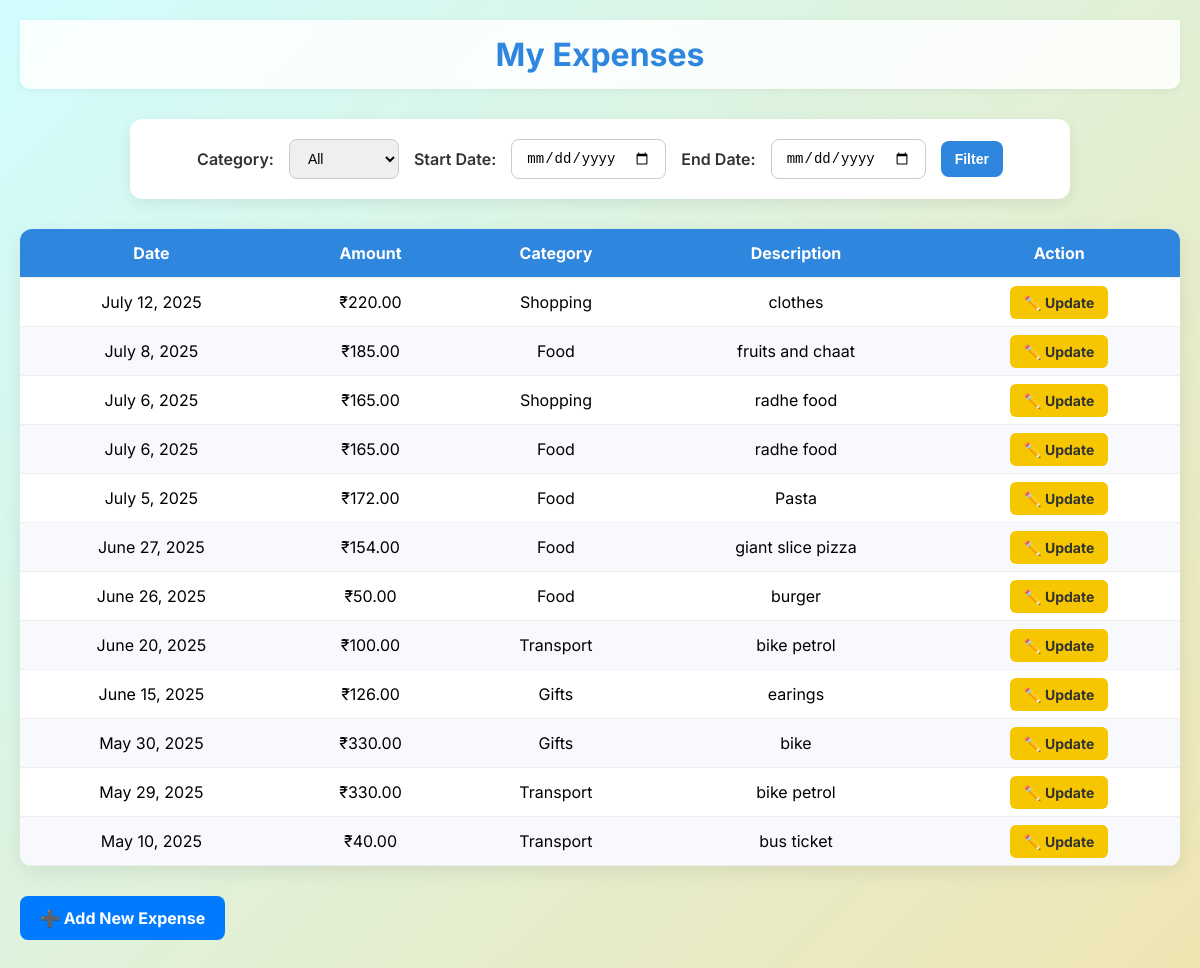
The page /expenses/ (signed in) on the database its author committed.
### expenses/models.py (models this page shows, shortened)
class Expenses(models.Model):
    CATEGORY_CHOICES = [
        ('Gifts', 'Gifts'),
        ('Food', 'Food'),
        ('Shopping', 'Shopping'),
        ('Transport', 'Transport'),
    ]
    user = models.ForeignKey(User, on_delete=models.CASCADE)
    expense_name = models.CharField(max_length=100)
    amount = models.DecimalField(max_digits=10, decimal_places=2)
    category = models.CharField(max_length=20, choices=CATEGORY_CHOICES)
    date = models.DateField()
    group = models.ForeignKey(ExpenseGroup, on_delete=models.SET_NULL, null=True, blank=True)
    is_split = models.BooleanField(default=False)  # To mark auto-created splits

### expenses/views.py (the view)
# urls.py: path('', views.expense_list, name='expense_list'),
@login_required
def expense_list(request):
    expenses = Expenses.objects.filter(user=request.user).order_by('-date')
    category = request.GET.get('category')
    start_date = request.GET.get('start_date')
    end_date = request.GET.get('end_date')
    if category:
        expenses = expenses.filter(category=category)
    if start_date:
        expenses = expenses.filter(date__gte=start_date)
    if end_date:
        expenses = expenses.filter(date__lte=end_date)
    categories = Expenses.CATEGORY_CHOICES
    context = {
        'expenses': expenses,
        'categories': categories,
        'selected_category': category,
        'start_date': start_date,
        'end_date': end_date,
    }
    return render(request, 'expense_list.html', context)

### expenses/templates/expense_list.html (shortened to what this page needs)
<!DOCTYPE html>
<html lang="en">
<head>
</head>
<body>
  <div class="page-wrapper">
    <div id="sticky-header">
      <h2>My Expenses</h2>
    </div>
    <form method="get">
      <label>Category:</label>
      <select name="category">
        <option value="">All</option>
      </select>
      <label>Start Date:</label>
      <input type="date" name="start_date" value="{{ start_date }}" />
      <label>End Date:</label>
      <input type="date" name="end_date" value="{{ end_date }}" />
      <button type="submit">Filter</button>
    </form>
    <table>
      <thead>
        <tr>
          <th>Date</th>
          <th>Amount</th>
          <th>Category</th>
          <th>Description</th>
          <th>Action</th>
        </tr>
      </thead>
      <tbody>
        {% for expense in expenses %}
        <tr>
          <td>{{ expense.date }}</td>
          <td>₹{{ expense.amount }}</td>
          <td>{{ expense.category }}</td>
          <td>{{ expense.expense_name }}</td>
          <td>
            <a href="{% url 'update_expense' expense.id %}" class="update-btn">✏️ Update</a>
          </td>
        </tr>
        {% empty %}
        <tr>
          <td colspan="5">No expenses found.</td>
        </tr>
        {% endfor %}
      </tbody>
    </table>
    <a href="{% url 'add_expense' %}" class="add-expense">➕ Add New Expense</a>
  </div>
</body>
</html>

### expenses/templates/expense_list.html (style rules this page uses)
body { font-family: 'Inter', sans-serif; margin: 0; padding: 0; background: linear-gradient(-45deg, #74ebd5, #ACB6E5, #fddb92, #d1fdff); background-size: 400% 400%; animation: gradientBG 15s ease infinite; min-height: 100vh; overflow-x: hidden; }
.page-wrapper { padding: 20px; padding-bottom: 150px; }
#sticky-header { position: sticky; top: 0; background: rgba(255, 255, 255, 0.85); backdrop-filter: blur(5px); padding: 15px 0; text-align: center; z-index: 999; border-radius: 0 0 10px 10px; box-shadow: 0 2px 8px rgba(0,0,0,0.05); }
#sticky-header h2 { margin: 0; font-size: 2rem; color: #2e86de; }
form { display: flex; justify-content: center; align-items: center; gap: 15px; flex-wrap: wrap; margin: 30px auto; padding: 20px; background: white; border-radius: 12px; box-shadow: 0 4px 14px rgba(0, 0, 0, 0.08); max-width: 900px; }
form label { font-weight: 600; color: #333; }
form select, form input[type='date'], form button { padding: 10px 14px; border-radius: 8px; border: 1px solid #ccc; font-size: 14px; }
form button { background-color: #2e86de; color: white; font-weight: 600; cursor: pointer; border: none; transition: background 0.3s ease; }
table { width: 100%; border-collapse: collapse; background-color: #fff; border-radius: 12px; overflow: hidden; box-shadow: 0 6px 20px rgba(0, 0, 0, 0.08); }
table thead { background-color: #2e86de; color: white; }
table th, table td { padding: 14px 16px; text-align: center; border-bottom: 1px solid #eee; }
table tr:nth-child(even) { background-color: #f7f9fc; }
.update-btn { background-color: #f6c700; color: #333; padding: 8px 14px; font-size: 14px; border-radius: 6px; text-decoration: none; font-weight: bold; transition: background 0.3s ease; }
a.add-expense { display: inline-block; margin: 30px 0; text-decoration: none; background-color: #007bff; color: white; padding: 12px 20px; border-radius: 8px; font-weight: bold; transition: background 0.3s; }

### rows shown on the page
Expenses: date "July 12, 2025", amount "220.00", category "Shopping", expense_name "clothes"
Expenses: date "July 8, 2025", amount "185.00", category "Food", expense_name "fruits and chaat"
Expenses: date "July 6, 2025", amount "165.00", category "Shopping", expense_name "radhe food"
Expenses: date "July 6, 2025", amount "165.00", category "Food", expense_name "radhe food"
Expenses: date "July 5, 2025", amount "172.00", category "Food", expense_name "Pasta"
Expenses: date "June 27, 2025", amount "154.00", category "Food", expense_name "giant slice pizza"
Expenses: date "June 26, 2025", amount "50.00", category "Food", expense_name "burger"
Expenses: date "June 20, 2025", amount "100.00", category "Transport", expense_name "bike petrol"
Expenses: date "June 15, 2025", amount "126.00", category "Gifts", expense_name "earings"
Expenses: date "May 30, 2025", amount "330.00", category "Gifts", expense_name "bike"
Expenses: date "May 29, 2025", amount "330.00", category "Transport", expense_name "bike petrol"
Expenses: date "May 10, 2025", amount "40.00", category "Transport", expense_name "bus ticket"
